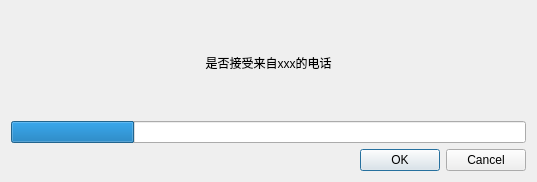
<?xml version="1.0" encoding="UTF-8"?>
<ui version="4.0">
 <class>CallAccpetDialog</class>
 <widget class="QDialog" name="CallAccpetDialog">
  <property name="geometry">
   <rect>
    <x>0</x>
    <y>0</y>
    <width>537</width>
    <height>182</height>
   </rect>
  </property>
  <property name="windowTitle">
   <string>Dialog</string>
  </property>
  <layout class="QVBoxLayout" name="verticalLayout" stretch="0,0,0">
   <item>
    <widget class="QLabel" name="label">
     <property name="text">
      <string>是否接受来自xxx的电话</string>
     </property>
     <property name="alignment">
      <set>Qt::AlignCenter</set>
     </property>
    </widget>
   </item>
   <item>
    <widget class="QProgressBar" name="progressBar">
     <property name="accessibleDescription">
      <string/>
     </property>
     <property name="value">
      <number>24</number>
     </property>
     <property name="alignment">
      <set>Qt::AlignCenter</set>
     </property>
     <property name="textVisible">
      <bool>false</bool>
     </property>
    </widget>
   </item>
   <item>
    <widget class="QDialogButtonBox" name="buttonBox">
     <property name="orientation">
      <enum>Qt::Horizontal</enum>
     </property>
     <property name="standardButtons">
      <set>QDialogButtonBox::Cancel|QDialogButtonBox::Ok</set>
     </property>
    </widget>
   </item>
  </layout>
 </widget>
 <resources/>
 <connections>
  <connection>
   <sender>buttonBox</sender>
   <signal>accepted()</signal>
   <receiver>CallAccpetDialog</receiver>
   <slot>accept()</slot>
   <hints>
    <hint type="sourcelabel">
     <x>248</x>
     <y>254</y>
    </hint>
    <hint type="destinationlabel">
     <x>157</x>
     <y>274</y>
    </hint>
   </hints>
  </connection>
  <connection>
   <sender>buttonBox</sender>
   <signal>rejected()</signal>
   <receiver>CallAccpetDialog</receiver>
   <slot>reject()</slot>
   <hints>
    <hint type="sourcelabel">
     <x>316</x>
     <y>260</y>
    </hint>
    <hint type="destinationlabel">
     <x>286</x>
     <y>274</y>
    </hint>
   </hints>
  </connection>
 </connections>
</ui>
